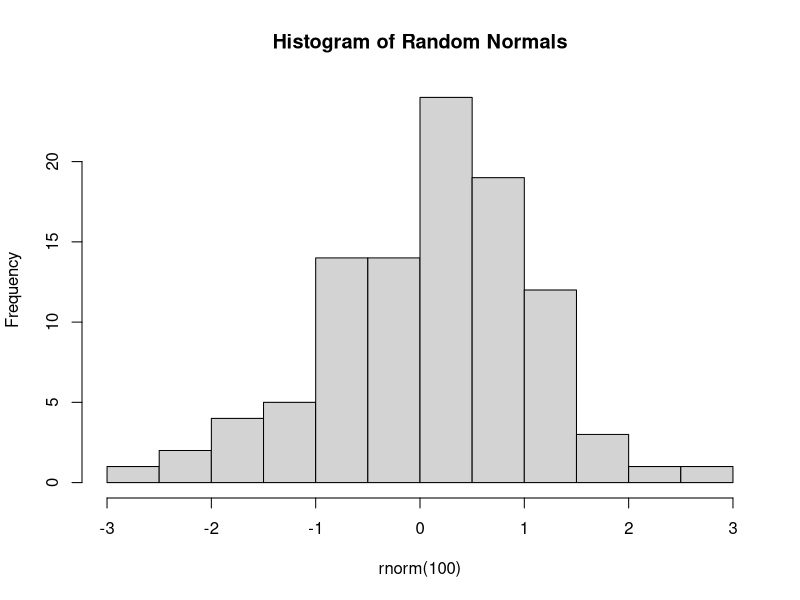

Here is the R script that generated this plot:
## ---- chunk 1
# A basic R code chunk
x <- 1:10
mean(x)


# A simple plot
hist(rnorm(100), main = "Histogram of Random Normals")

